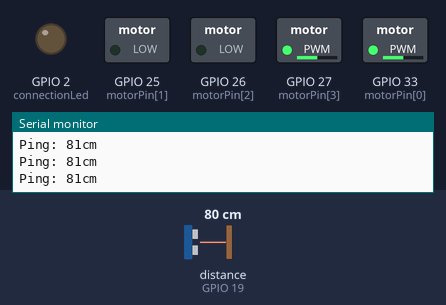
This sketch was run on a simulated ESP32. On the bench: switched loads named in the sketch (green lamp = pin HIGH), output pins drawn as LEDs (lit = HIGH), the last lines printed to the serial monitor. The test bench sets the inputs (shaded band); at power-on: distance to the obstacle (sensor on GPIO 19) 80 cm. The echo pulse lasts 58.3 µs per cm.

Above: at 3.0 s.
3.1 s: distance to the obstacle (sensor on GPIO 19) set to 32 cm
4.6 s: distance to the obstacle (sensor on GPIO 19) set to 26 cm
At 5.4 s:
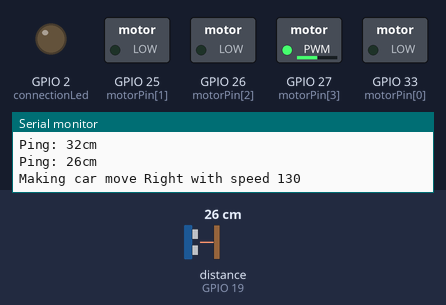
6.2 s: distance to the obstacle (sensor on GPIO 19) set to 35 cm
At 6.82 s:
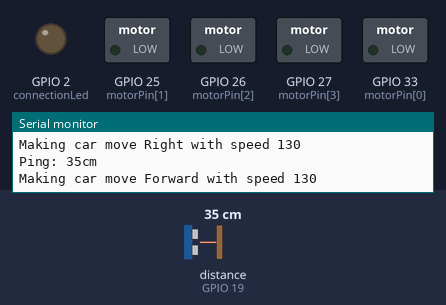
8.3 s: distance to the obstacle (sensor on GPIO 19) set to 2 cm
At 10.1 s:
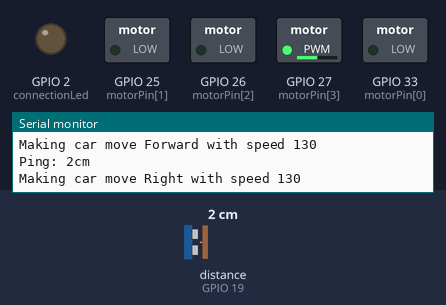
Timing chart, 0 to 11.5 s (numbered marks = the images above; inputs shaded):
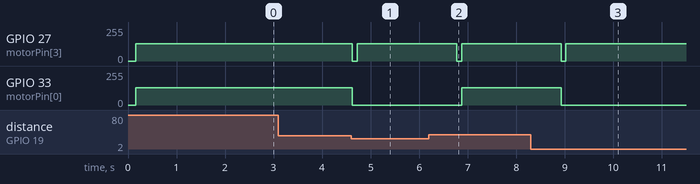

Measured:
- the behaviour switches between 30 and 29 cm on distance to the obstacle (sensor on GPIO 19) (found by bisection; images 0 and 1)
- after the input at 4.6 s, GPIO 27 (motorPin[3]): 129/255 → 0/255 at once, → 129/255 0.10 s later; GPIO 33 (motorPin[0]): 129/255 → 0/255 at once
- after the input at 6.2 s, GPIO 27 (motorPin[3]): 129/255 → 0/255 after 0.57 s, → 129/255 0.10 s later; GPIO 33 (motorPin[0]): 0/255 → 129/255 after 0.67 s
- after the input at 8.3 s, GPIO 27 (motorPin[3]): 129/255 → 0/255 after 0.63 s, → 129/255 0.10 s later; GPIO 33 (motorPin[0]): 129/255 → 0/255 after 0.63 s

The sketch:

ObstacleAvoidCar.ino
```cpp
#include <NewPing.h>
int motorPin[] = {33, 25, 26, 27}; //left - right
int connectionLed = 2;
String carMovement = "default", carMovementP;
int carSpeed = 130;
#define TRIGGER_PIN  18
#define ECHO_PIN     19
#define MAX_DISTANCE 200
#define Debug
#ifdef Debug
#define D(x) Serial.print(x)
#define Dln(x) Serial.println(x)
#else
#define D(x)
#define Dln(x)
#endif
NewPing sonar(TRIGGER_PIN, ECHO_PIN, MAX_DISTANCE);
void fullstop() {
  for (int i = 0; i < 4; i++) {
    ledcWrite(i, 0);
  }
}
void backward(int i) {
  fullstop();
  delay(100);
  ledcWrite(0, 0);
  ledcWrite(1, i);
  ledcWrite(2, i);
  ledcWrite(3, 0);
}
void forward(int i) {
  fullstop();
  delay(100);
  ledcWrite(0, i);
  ledcWrite(1, 0);
  ledcWrite(2, 0);
  ledcWrite(3, i);
}

void right(int i) {
  fullstop();
  delay(100);
  ledcWrite(0, 0);
  ledcWrite(1, 0);
  ledcWrite(2, 0);
  ledcWrite(3, i);
}

void left(int i) {
  fullstop();
  delay(100);
  ledcWrite(0, i);
  ledcWrite(1, 0);
  ledcWrite(2, 0);
  ledcWrite(3, 0);
}

void updateCar() {
  D("Making car ");
  if (carMovement == "forward") {
    D("move Forward with speed ");
    Dln(carSpeed);
    forward(carSpeed);
  }
  else if (carMovement == "backward") {
    D("move Backward with speed ");
    Dln(carSpeed);
    backward(carSpeed);
  }
  else if (carMovement == "left") {
    D("move Left with speed ");
    Dln(carSpeed);
    left(carSpeed);
  }
  else if (carMovement == "right") {
    D("move Right with speed ");
    Dln(carSpeed);
    right(carSpeed);
  }
  else if (carMovement == "stop") {
    Dln("Fullstop");
    fullstop();
  }
}

void testCar() {
  Dln("Testing Car Movement");
  while (1) {
    forward(carSpeed);
    delay(2000);
    backward(carSpeed);
    delay(2000);
    left(carSpeed);
    delay(2000);
    right(carSpeed);
    delay(2000);
    fullstop();
    delay(2000);
  }
}

void setup() {
  Serial.begin(115200);
  Dln("Setup Started");
  Serial.println("Pin Setup");
  for (int i = 0; i < 4; i++) {
    ledcSetup(i, 5000, 8);
    ledcAttachPin(motorPin[i], i);
  }
  pinMode(connectionLed, OUTPUT);
  digitalWrite(connectionLed, LOW);
  //testCar();
  Dln("Setup Ended");
}

void loop() {
  delay(50);
  int i = sonar.ping_cm();
  Serial.print("Ping: ");
  Serial.print(i); // Send ping, get distance in cm and print result (0 = outside set distance range)
  Serial.println("cm");
  if (i < 30 && i > 0) {
    carMovement = "right";
  }
  else carMovement = "forward";
  if (carMovement != carMovementP) {
    carMovementP = carMovement;
    updateCar();
    delay(2000); // to let the movement complete
  }
}
```
